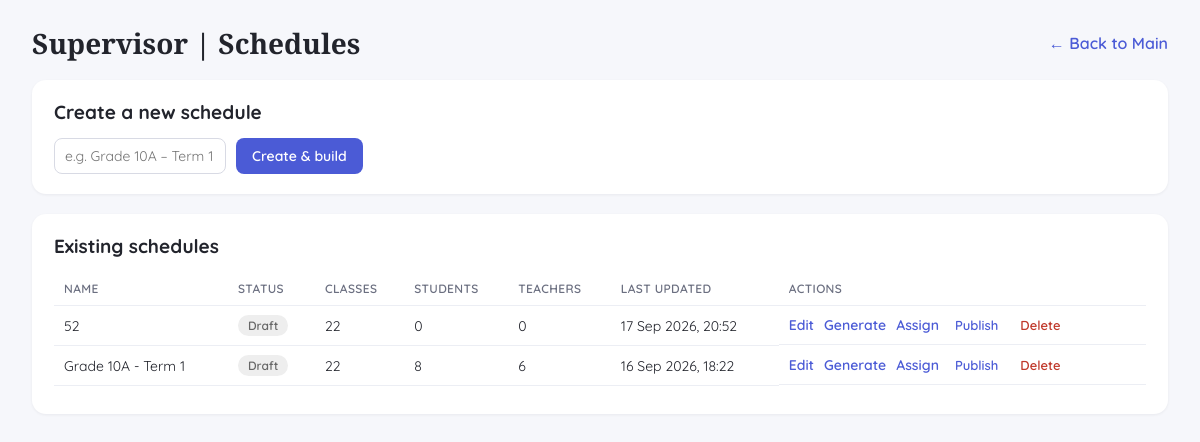
Screenshot of /timetables.php (signed in) with the database file from the repository.
### tables this page shows
CREATE TABLE `timetables` (
  `TimetableID` int(11) NOT NULL,
  `Name` varchar(150) NOT NULL,
  `Status` enum('draft','published') NOT NULL DEFAULT 'draft',
  `CreatedBy` int(11) DEFAULT NULL,
  `CreatedAt` datetime DEFAULT current_timestamp(),
  `UpdatedAt` datetime DEFAULT current_timestamp() ON UPDATE current_timestamp()
);

### timetables.php (the view, shortened to what this page needs)
<?php
include 'timetable_common.php';
$list = mysqli_query($connect, "
    SELECT t.TimetableID, t.Name, t.Status, t.UpdatedAt,
           (SELECT COUNT(*) FROM timetable_slots ts WHERE ts.TimetableID = t.TimetableID) AS SlotCount,
           (SELECT COUNT(*) FROM timetable_assignments ta WHERE ta.TimetableID = t.TimetableID AND ta.AssigneeType = 'student') AS StudentCount,
           (SELECT COUNT(*) FROM timetable_assignments ta WHERE ta.TimetableID = t.TimetableID AND ta.AssigneeType = 'teacher') AS TeacherCount
    FROM timetables t
    ORDER BY t.UpdatedAt DESC
");
?>
<!DOCTYPE html>
<html lang="en">
<head>
<link rel="stylesheet" href="style_timetable.css">
</head>
<body>
<div class="header-row">
  <h1>Supervisor | Schedules</h1>
  <a href="main.html" class="enroll-link">← Back to Main</a>
</div>
<div class="panel">
  <h2>Create a new schedule</h2>
  <form method="POST" class="inline-form">
    <input type="text" name="name" placeholder="e.g. Grade 10A – Term 1" required>
    <button type="submit">Create &amp; build</button>
  </form>
</div>
<div class="panel">
  <h2>Existing schedules</h2>
  <?php if (mysqli_num_rows($list) === 0): ?>
    <p class="muted">No schedules yet — create your first one above.</p>
  <?php else: ?>
  <table class="tt-table">
    <tr>
      <th>Name</th><th>Status</th><th>Classes</th><th>Students</th><th>Teachers</th><th>Last updated</th><th>Actions</th>
    </tr>
    <?php while ($row = mysqli_fetch_assoc($list)): ?>
    <tr>
      <td><?= htmlspecialchars($row['Name']) ?></td>
      <td><span class="badge badge-<?= $row['Status'] ?>"><?= ucfirst($row['Status']) ?></span></td>
      <td><?= (int) $row['SlotCount'] ?></td>
      <td><?= (int) $row['StudentCount'] ?></td>
      <td><?= (int) $row['TeacherCount'] ?></td>
      <td><?= date('d M Y, H:i', strtotime($row['UpdatedAt'])) ?></td>
      <td class="actions">
        <a href="timetable_builder.php?id=<?= (int) $row['TimetableID'] ?>">Edit</a>
        <a href="timetable_generate.php?id=<?= (int) $row['TimetableID'] ?>">Generate</a>
        <a href="timetable_assign.php?id=<?= (int) $row['TimetableID'] ?>">Assign</a>
        <form method="POST" class="inline">
          <button type="submit" class="link-btn"><?= $row['Status'] === 'draft' ? 'Publish' : 'Unpublish' ?></button>
        </form>
        <form method="POST" class="inline" onsubmit="return confirm('Delete this schedule? This also removes it from everyone it is assigned to.');">
          <button type="submit" class="link-btn danger">Delete</button>
        </form>
      </td>
    </tr>
    <?php endwhile; ?>
  </table>
  <?php endif; ?>
</div>
</body>
</html>

### style_timetable.css (style rules this page uses)
* { box-sizing: border-box; }
body { font-family: 'Quicksand', sans-serif; background: #f6f7fb; color: #22242c; margin: 0; padding: 24px 32px 60px; }
h1 { font-family: 'Playfair Display', serif; font-size: 28px; margin: 0; }
h2 { font-size: 19px; margin: 0 0 14px; }
.header-row { display: flex; align-items: center; justify-content: space-between; flex-wrap: wrap; gap: 12px; margin-bottom: 18px; }
.enroll-link, .panel a { color: #4b5bd6; text-decoration: none; font-weight: 600; }
.panel { background: #ffffff; border-radius: 14px; padding: 20px 22px; margin-bottom: 20px; box-shadow: 0 1px 3px rgba(20, 20, 40, 0.06); }
.inline-form { display: flex; gap: 10px; flex-wrap: wrap; }
.inline { display: inline; }
input[type="text"], input[type="time"], select { font-family: inherit; padding: 8px 10px; border: 1px solid #d8dae4; border-radius: 8px; font-size: 14px; background: #fff; }
button, input[type="submit"] { font-family: inherit; background: #4b5bd6; color: #fff; border: none; padding: 9px 16px; border-radius: 8px; font-weight: 600; font-size: 14px; cursor: pointer; }
.link-btn { background: none; color: #4b5bd6; padding: 2px 6px; font-weight: 600; font-size: 13px; }
.link-btn.danger { color: #c0392b; }
.tt-table { width: 100%; border-collapse: collapse; margin-bottom: 8px; font-size: 14px; }
.tt-table th, .tt-table td { text-align: left; padding: 9px 10px; border-bottom: 1px solid #eceef4; }
.tt-table th { color: #6b6f80; font-weight: 600; font-size: 12px; text-transform: uppercase; letter-spacing: .03em; }
.actions { display: flex; gap: 10px; align-items: center; flex-wrap: wrap; }
.badge { display: inline-block; padding: 3px 10px; border-radius: 999px; font-size: 12px; font-weight: 600; }
.badge-draft { background: #eee; color: #666; }

### rows the page displays
timetables: Name "52", Status "Draft", SlotCount "22", StudentCount "0", TeacherCount "0", UpdatedAt "17 Sep 2026, 20:52", shows "Publish"
timetables: Name "Grade 10A - Term 1", Status "Draft", SlotCount "22", StudentCount "8", TeacherCount "6", UpdatedAt "16 Sep 2026, 18:22", shows "Publish"
